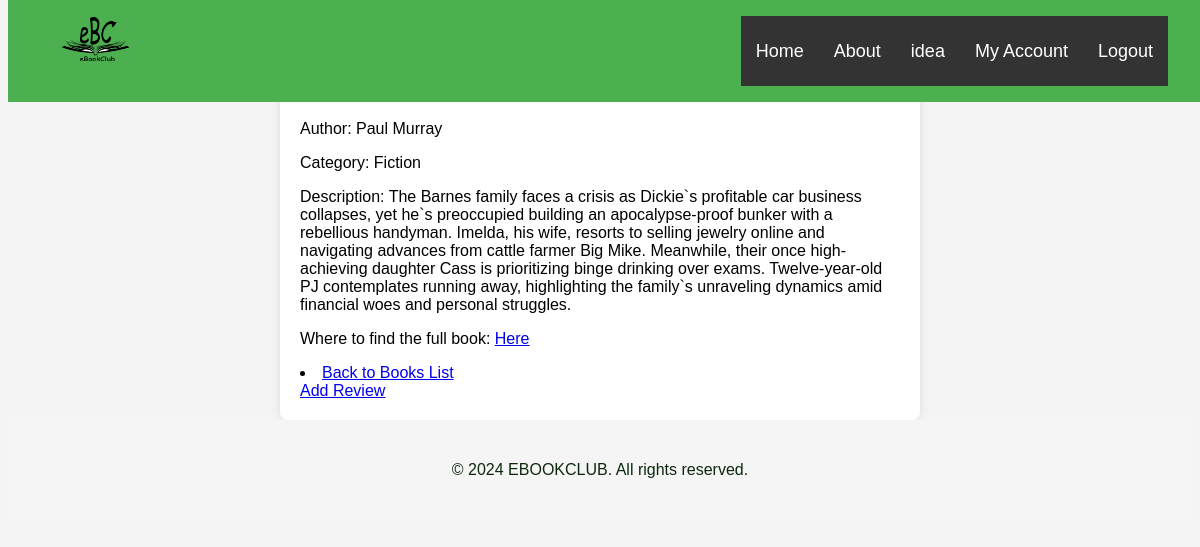
/single_book/8, run on the app's committed database.
### web_site/models/Books_model.py (models this page shows)
class Books(db.Model):
    id = db.Column(db.Integer, primary_key=True, unique=True)
    title = db.Column(db.String(128))
    Author = db.Column(db.String(128))
    Catergory_name = db.Column(db.String(128), nullable=False)
    category_id = db.Column(db.Integer, db.ForeignKey('category.id'), nullable=False)
    Book_description = db.Column(db.String(1024), nullable=False)
    ref_link = db.Column(db.String(128), nullable=True)

### web_site/views/app_views.py (the view)
@app_views.route('/single_book/<int:book_id>', strict_slashes=False)
def single_book(book_id):
    book = Books.query.get(book_id)
    if book:
        return render_template('single_book.html', book=book, book_id=book.id)
    else:
        return ('NOT FOUND'), 404

### web_site/templates/single_book.html (shortened to what this page needs)
<!DOCTYPE html>
<html lang="en">
<head>
    <link rel="stylesheet" type="text/css" href="../styles/single_book.css">
</head>
<body>
    <nav>
    <img src="eBookClub/images/Ebooklogo.png" class="logo ebook-logo">
        <ul>
            <li><a href="#">Home</a><li>
            <li><a href="#">About</a><li>
            <li><a href="#">idea</a><li>
            <li><a href="#">My Account</a><li>
            <li><a href="#">Logout</a><li>
        </ul>
    </nav>
    <div class="book-details">
        <h1>{{ book.title }}</h1>
        <p>Author: {{ book.Author }}</p>
        <p>Category: {{ book.Catergory_name }}</p>
        <p>Description: {{ book.Book_description }}</p>
        <p> Where to find the full book: <a href="{{book.ref_link}}">Here</a></p>
        <li><a href="{{ url_for('app_views.books') }}">Back to Books List</a></li>
        <a href="{{ url_for('app_views.review', book_id=book.id) }}">Add Review</a>
    </div>
<footer class="footer">
    <p class="footer-text">&copy; 2024 EBOOKCLUB. All rights reserved.</p>
</footer>
</body>
</html>

### web_site/static/styles/single_book.css (style rules this page uses)
body { font-family: Arial, sans-serif; background-color: #f4f4f4; }
.book-details { max-width: 600px; margin: 0 auto; padding: 20px; background-color: #fff; border-radius: 8px; box-shadow: 0 0 10px rgba(0, 0, 0, 0.1); margin-top: 20px; }
nav { background: #4caf50; position: fixed; width: 100%; top: 0; z-index: 1000; }
.ebook-logo { float: left; width: 150px; height: 70px; padding-left: 10px; }
nav ul { float: right; list-style: none; margin-right: 40px; position: relative; }
nav ul li { float: left; display: inline-block; background: #333; }
nav ul li a { color: white; text-decoration: none; line-height: 70px; font-size: 18px; padding: 8px 15px; }
.footer { display: flex; align-items: center; justify-content: center; background-color: whitesmoke; height: 100px; }
.footer-text { color: #0c290d; text-align: center; margin: 0; }

### data on the page
Books: Author "Paul Murray", Catergory_name "Fiction", Book_description "The Barnes family faces a crisis as Dickie`s profitable car business collapses, yet he`s preoccupied building an apocalypse-proof bunker with a rebellious handyman. Imelda, his wife, resorts to selling jewelry online and navigating advances from cattle farmer Big Mike. Meanwhile, their once high-achieving daughter Cass is prioritizing binge drinking over exams. Twelve-year-old PJ contemplates running away, highlighting the family`s unraveling dynamics amid financial woes and personal struggles."
